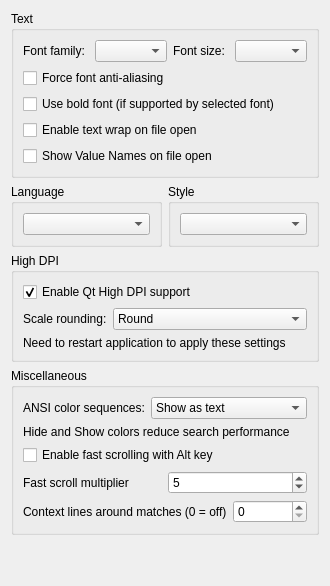
     <widget class="QWidget" name="viewTab">
      <attribute name="title">
       <string>View</string>
      </attribute>
      <layout class="QVBoxLayout" name="verticalLayout_12">
       <item>
        <widget class="QGroupBox" name="textGroupBox">
         <property name="sizePolicy">
          <sizepolicy hsizetype="Expanding" vsizetype="Fixed">
           <horstretch>0</horstretch>
           <verstretch>0</verstretch>
          </sizepolicy>
         </property>
         <property name="title">
          <string>Text</string>
         </property>
         <layout class="QVBoxLayout" name="verticalLayout_13">
          <item>
           <layout class="QVBoxLayout" name="verticalLayout_18">
            <item>
             <layout class="QHBoxLayout" name="horizontalLayout_7">
              <item>
               <widget class="QLabel" name="label">
                <property name="text">
                 <string>Font family: </string>
                </property>
               </widget>
              </item>
              <item>
               <widget class="QComboBox" name="fontFamilyBox">
                <property name="sizePolicy">
                 <sizepolicy hsizetype="Expanding" vsizetype="Fixed">
                  <horstretch>0</horstretch>
                  <verstretch>0</verstretch>
                 </sizepolicy>
                </property>
               </widget>
              </item>
              <item>
               <widget class="QLabel" name="label_2">
                <property name="text">
                 <string>Font size: </string>
                </property>
               </widget>
              </item>
              <item>
               <widget class="QComboBox" name="fontSizeBox">
                <property name="sizePolicy">
                 <sizepolicy hsizetype="Expanding" vsizetype="Fixed">
                  <horstretch>0</horstretch>
                  <verstretch>0</verstretch>
                 </sizepolicy>
                </property>
               </widget>
              </item>
             </layout>
            </item>
            <item>
             <layout class="QHBoxLayout" name="horizontalLayout_9"/>
            </item>
            <item>
             <widget class="QCheckBox" name="fontSmoothCheckBox">
              <property name="text">
               <string>Force font anti-aliasing</string>
              </property>
             </widget>
            </item>
            <item>
             <widget class="QCheckBox" name="boldFontCheckBox">
              <property name="text">
               <string>Use bold font (if supported by selected font)</string>
              </property>
             </widget>
            </item>
            <item>
             <widget class="QCheckBox" name="wrapTextCheckBox">
              <property name="text">
               <string>Enable text wrap on file open</string>
              </property>
             </widget>
            </item>
            <item>
             <widget class="QCheckBox" name="showValueNamesCheckBox">
              <property name="text">
               <string>Show Value Names on file open</string>
              </property>
             </widget>
            </item>
           </layout>
          </item>
         </layout>
        </widget>
       </item>
       <item>
        <layout class="QHBoxLayout" name="horizontalLayout_8">
         <item>
          <widget class="QGroupBox" name="languageGroupBox">
           <property name="title">
            <string>Language</string>
           </property>
           <layout class="QGridLayout" name="gridLayout_3">
            <item row="0" column="0">
             <widget class="QComboBox" name="languageComboBox"/>
            </item>
           </layout>
          </widget>
         </item>
         <item>
          <widget class="QGroupBox" name="styleBox">
           <property name="title">
            <string>Style</string>
           </property>
           <layout class="QVBoxLayout" name="verticalLayout_15">
            <item>
             <widget class="QComboBox" name="styleComboBox"/>
            </item>
           </layout>
          </widget>
         </item>
        </layout>
       </item>
       <item>
        <widget class="QGroupBox" name="hidpiGroupBox">
         <property name="title">
          <string>High DPI</string>
         </property>
         <layout class="QVBoxLayout" name="verticalLayout_14">
          <item>
           <widget class="QCheckBox" name="enableQtHiDpiCheckBox">
            <property name="text">
             <string>Enable Qt High DPI support</string>
            </property>
            <property name="checked">
             <bool>true</bool>
            </property>
           </widget>
          </item>
          <item>
           <layout class="QHBoxLayout" name="horizontalLayout_2">
            <item>
             <widget class="QLabel" name="label_7">
              <property name="text">
               <string>Scale rounding:</string>
              </property>
             </widget>
            </item>
            <item>
             <widget class="QComboBox" name="scaleRoundingComboBox">
              <property name="sizePolicy">
               <sizepolicy hsizetype="Expanding" vsizetype="Fixed">
                <horstretch>0</horstretch>
                <verstretch>0</verstretch>
               </sizepolicy>
              </property>
              <item>
               <property name="text">
                <string>Round</string>
               </property>
              </item>
              <item>
               <property name="text">
                <string>Ceil</string>
               </property>
              </item>
              <item>
               <property name="text">
                <string>Floor</string>
               </property>
              </item>
              <item>
               <property name="text">
                <string>RoundPreferFloor</string>
               </property>
              </item>
              <item>
               <property name="text">
                <string>PassThrough</string>
               </property>
              </item>
             </widget>
            </item>
           </layout>
          </item>
          <item>
           <widget class="QLabel" name="label_10">
            <property name="text">
             <string>Need to restart application to apply these settings</string>
            </property>
           </widget>
          </item>
         </layout>
        </widget>
       </item>
       <item>
        <widget class="QGroupBox" name="viewOtherGroupBox">
         <property name="title">
          <string>Miscellaneous</string>
         </property>
         <layout class="QVBoxLayout" name="verticalLayout_6">
          <item>
           <layout class="QHBoxLayout" name="ansiColorSequencesLayout">
            <item>
             <widget class="QLabel" name="ansiColorSequencesLabel">
              <property name="text">
               <string>ANSI color sequences:</string>
              </property>
              <property name="buddy">
               <cstring>ansiColorSequencesComboBox</cstring>
              </property>
             </widget>
            </item>
            <item>
             <widget class="QComboBox" name="ansiColorSequencesComboBox">
              <property name="sizePolicy">
               <sizepolicy hsizetype="Expanding" vsizetype="Fixed">
                <horstretch>0</horstretch>
                <verstretch>0</verstretch>
               </sizepolicy>
              </property>
              <item>
               <property name="text">
                <string>Show as text</string>
               </property>
              </item>
              <item>
               <property name="text">
                <string>Hide</string>
               </property>
              </item>
              <item>
               <property name="text">
                <string>Show colors</string>
               </property>
              </item>
             </widget>
            </item>
           </layout>
          </item>
          <item>
           <widget class="QLabel" name="ansiColorSequencesNoteLabel">
            <property name="text">
             <string>Hide and Show colors reduce search performance</string>
            </property>
            <property name="wordWrap">
             <bool>true</bool>
            </property>
           </widget>
          </item>
          <item>
           <widget class="QCheckBox" name="fastScrollEnabledCheckBox">
            <property name="text">
             <string>Enable fast scrolling with Alt key</string>
            </property>
           </widget>
          </item>
          <item>
           <layout class="QHBoxLayout" name="fastScrollMultiplierLayout">
            <item>
             <widget class="QLabel" name="fastScrollMultiplierLabel">
              <property name="text">
               <string>Fast scroll multiplier</string>
              </property>
             </widget>
            </item>
            <item>
             <widget class="QSpinBox" name="fastScrollMultiplierSpinBox">
              <property name="minimum">
               <number>2</number>
              </property>
              <property name="maximum">
               <number>20</number>
              </property>
              <property name="value">
               <number>5</number>
              </property>
             </widget>
            </item>
           </layout>
          </item>
          <item>
           <layout class="QHBoxLayout" name="contextLinesLayout">
            <item>
             <widget class="QLabel" name="contextLinesLabel">
              <property name="text">
               <string>Context lines around matches (0 = off)</string>
              </property>
             </widget>
            </item>
            <item>
             <widget class="QSpinBox" name="contextLinesSpinBox">
              <property name="minimum">
               <number>0</number>
              </property>
              <property name="maximum">
               <number>50</number>
              </property>
              <property name="value">
               <number>0</number>
              </property>
             </widget>
            </item>
           </layout>
          </item>
         </layout>
        </widget>
       </item>
       <item>
        <spacer name="verticalSpacer_4">
         <property name="orientation">
          <enum>Qt::Vertical</enum>
         </property>
         <property name="sizeHint" stdset="0">
          <size>
           <width>20</width>
           <height>40</height>
          </size>
         </property>
        </spacer>
       </item>
      </layout>
     </widget>
